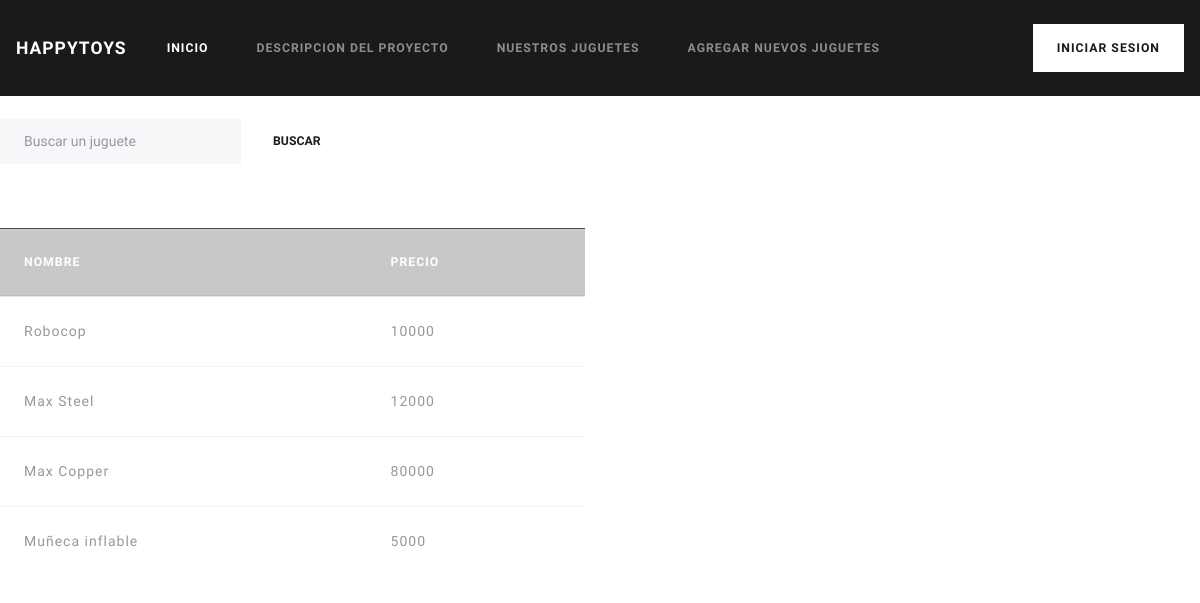
Before: /juguetes/ with the older database file.
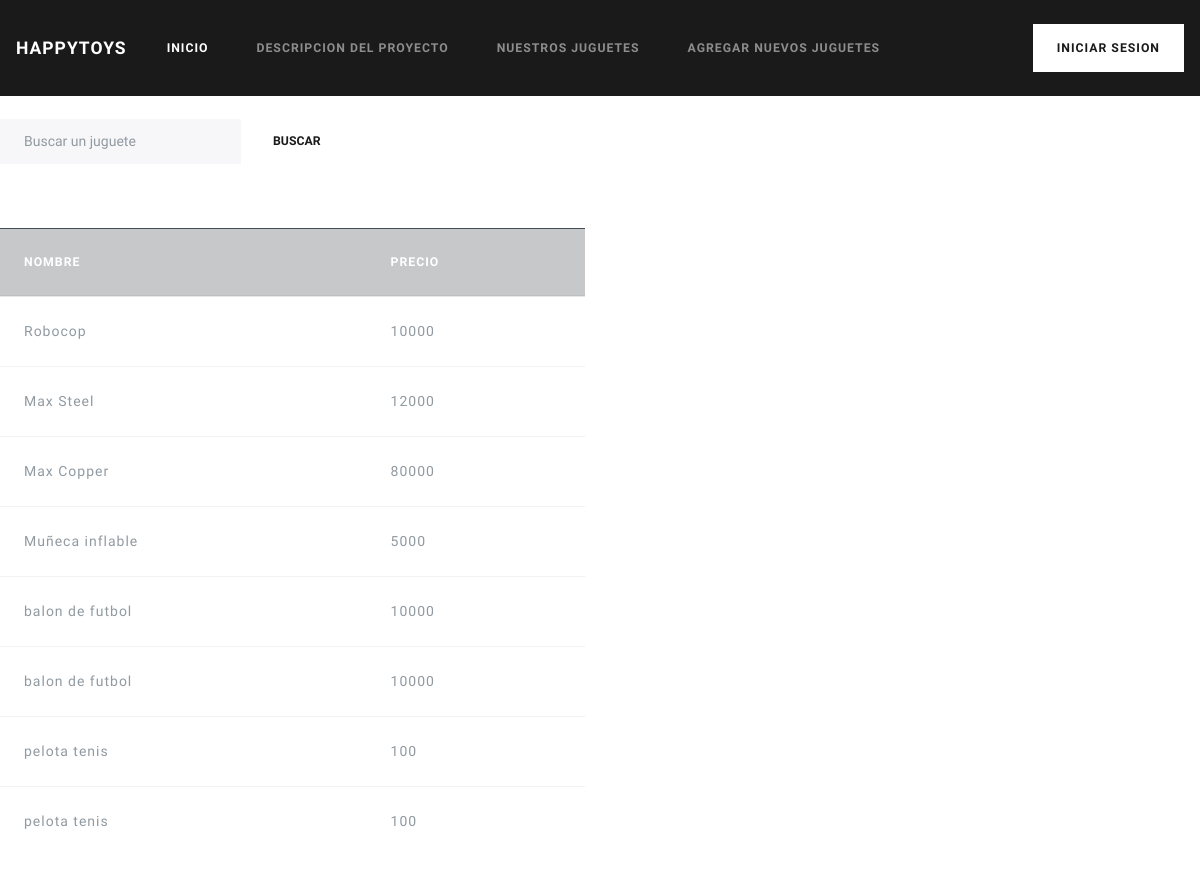
After: the same page with the newer database file.
### inicio/models.py (models this page shows, shortened)
class Juguete(models.Model):
    nombre = models.CharField(max_length = 100,blank = False, null = False,verbose_name = "Nombre juguete")
    precio = models.IntegerField(blank = True,null = True,verbose_name = "Precio juguete")
    cantidad = models.IntegerField(blank = True,null = True,verbose_name = "Cantidad juguete")
    descripcion =  models.CharField(max_length = 500,blank = False, null =  False,verbose_name = "Descripcion")

### inicio/views.py (the view)
# urls.py: url(r'^juguetes/$',juguetes),
def juguetes(request):
    context = {}
    if request.method == "POST":
        if "buscador" in request.POST.keys():
            resultado = Juguete.objects.filter(nombre__contains = request.POST['buscador'])
            context = {'resultado': resultado}
    else: # si ingremos a la URL y no realizamos ninguna busqueda
        resultado = Juguete.objects.all()
        context = {'resultado': resultado}
    return render(request,"juguetes.html",context)

### templates/juguetes.html (shortened to what this page needs)
{% extends 'plantilla.html' %}
{% block contenido %}
    <br>
    <form class="form-inline my-2 my-lg-0" method = "POST" >
      <input class="form-control mr-sm-2" type="text" placeholder="Buscar un juguete" name = "buscador">
      <button class="btn btn-secondary my-2 my-sm-0" type="submit">Buscar</button>
    </form>
    <br><br><br>
    <div class="row">
        <div class="col-6">
            <table class="table table-hover">
            <thead>
                <tr class="table-dark">
                    <th scope="col">Nombre</th>
                    <th scope="col">Precio</th>
                </tr>
            </thead>
            <tbody>
                <tr class="table-primary">
                    {%for i in resultado%}
                    <tr>
                        <td>{{i.nombre}}</td>
                        <td>{{i.precio}}</td>
                    </tr>
                    {% endfor%}
                </tr>
            </tbody>
        </table>
        </div>
	</div>
{% endblock contenido %}

### templates/plantilla.html (shortened to what this page needs)
{% load staticfiles %}
<!DOCTYPE html>
<html>
<head>
	<link rel="stylesheet" type="text/css" href="{% static 'bootstrap.css' %}">
</head>
<body style="background-color: #fff">
	<nav class="navbar navbar-expand-lg navbar-dark bg-primary">
  <a class="navbar-brand" href="#">HappyToys</a>
  <div class="collapse navbar-collapse" id="navbarColor03">
    <ul class="navbar-nav mr-auto">
      <li class="nav-item active">
        <a class="nav-link" href="/">Inicio <span class="sr-only">(current)</span></a>
      </li>
      <li class="nav-item">
        <a class="nav-link" href="/descripcion">Descripcion del proyecto</a>
      </li>
      <li class="nav-item">
        <a class="nav-link" href="/juguetes">Nuestros juguetes</a>
      </li>
      <li class="nav-item">
        <a class="nav-link" href="/juguetes/agregar">Agregar nuevos juguetes</a>
      </li>
    </ul>
    {% if user.is_authenticated %}
    Hola {{user.username}}
    <a class="btn btn-secondary my-2 my-sm-0" href="{% url 'logout' %}">Cerrar sesion</a>
    {% else %}
      <a class="btn btn-secondary my-2 my-sm-0" href="/login">Iniciar sesion</a>
    {% endif %}
  </div>
</nav>
  {% block contenido %}
	{% endblock contenido %}
</body>
</html>

Changed rows visible on the page:
added Juguete: nombre "balon de futbol", precio "10000"
added Juguete: nombre "balon de futbol", precio "10000"
added Juguete: nombre "pelota tenis", precio "100"
added Juguete: nombre "pelota tenis", precio "100"
